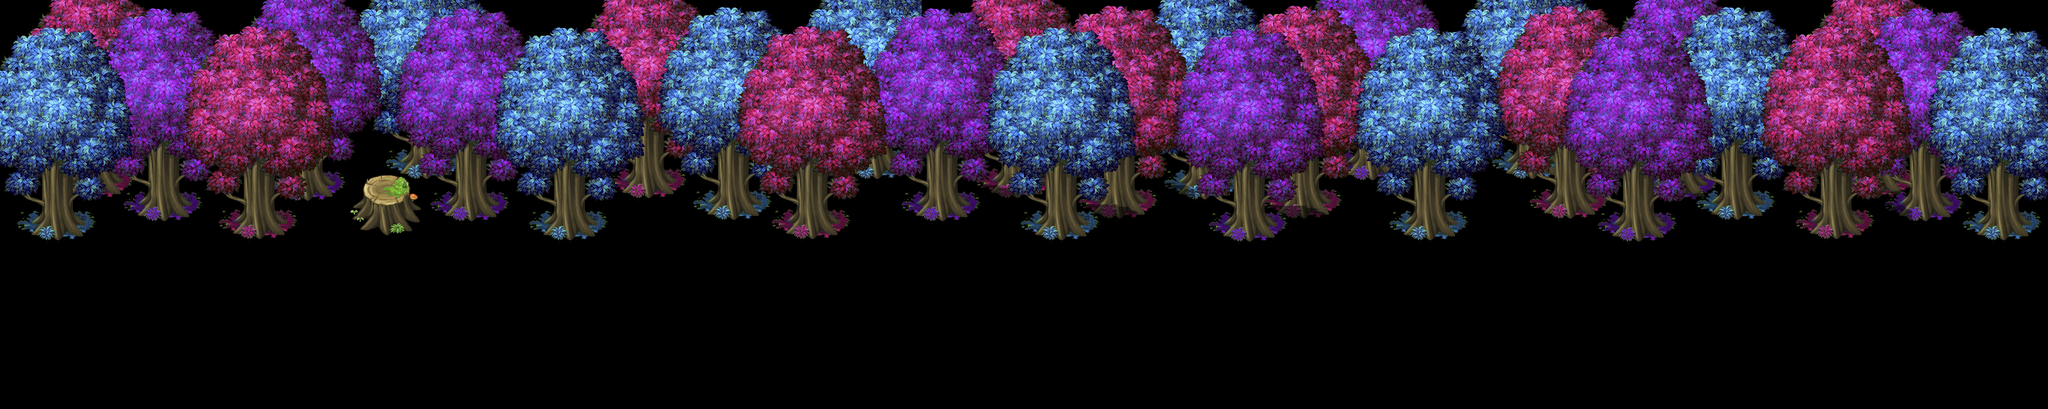

The image is a tile-based game level rendered from a .tmx file. Its description and source (layers, tilesets, objects; grid data summarised) follow:
An orthogonal 100x20 tile map with 32x32 px tiles, 3 tile layers (Arboles3, Arboles2, Arboles1).

<map version="1.0" orientation="orthogonal" renderorder="right-down" width="100" height="20" tilewidth="32" tileheight="32" nextobjectid="1">
 <tileset firstgid="1" name="TilesetsJuego" tilewidth="32" tileheight="32" tilecount="1024" columns="32">
  <image source="TilesetsJuego.png" width="1024" height="1024" />
 </tileset>
 <layer name="Arboles3" width="100" height="20">
  <data>[2000 cells, 781 non-empty, 250 distinct tile ids]</data>
 </layer>
 <layer name="Arboles2" width="100" height="20">
  <data>[2000 cells, 895 non-empty, 275 distinct tile ids]</data>
 </layer>
 <layer name="Arboles1" width="100" height="20">
  <data>[2000 cells, 896 non-empty, 291 distinct tile ids]</data>
 </layer>
</map>